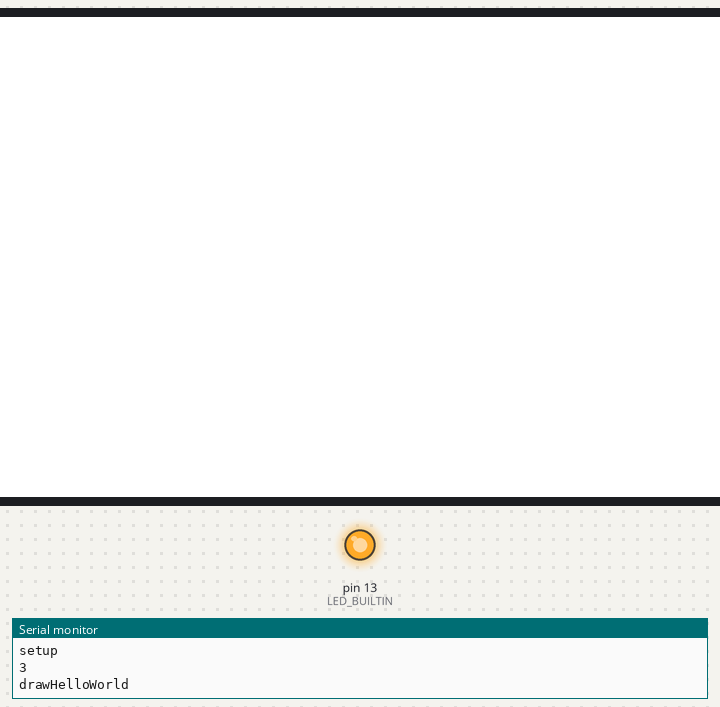
The sketch below on a simulated Arduino Uno, built for the host (arithmetic inside an expression is 32-bit, double 64-bit). On the bench: 480×800 colour display, output pins drawn as LEDs (lit = HIGH), the last lines printed to the serial monitor.

Above: at 0.1 s.
At 30.1 s:
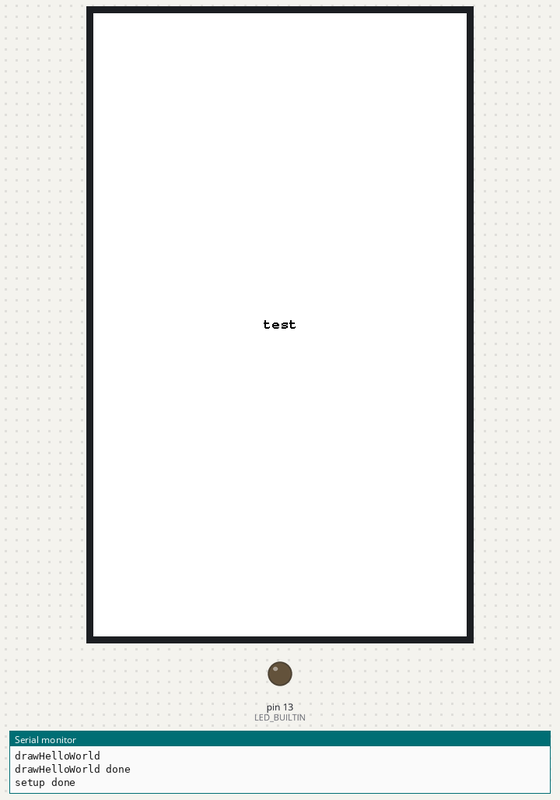
Timing chart, 0 to 31.6 s (numbered marks = the images above):
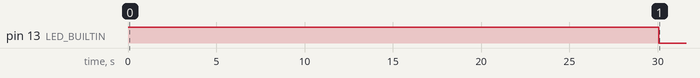

The sketch:

GxEPD_HelloWorld.ino
```cpp
#include <GxEPD.h>

// select the display class to use, only one
// #include <GxGDEW075T8/GxGDEW075T8.h>      // 7.5" b/w
// #include <GxGDEW075T7/GxGDEW075T7.h>      // 7.5" b/w 800x480
// #include <GxGDEW075Z09/GxGDEW075Z09.h>    // 7.5" b/w/r
#include <GxGDEW075Z08/GxGDEW075Z08.h>  // 7.5" b/w/r 800x480
// #include <GxGDEY075Z08/GxGDEY075Z08.h>    // 7.5" b/w/r 800x480

#include GxEPD_BitmapExamples

// FreeFonts from Adafruit_GFX
#include <Fonts/FreeMonoBold9pt7b.h>
#include <Fonts/FreeMonoBold12pt7b.h>
#include <Fonts/FreeMonoBold18pt7b.h>
#include <Fonts/FreeMonoBold24pt7b.h>

#include <GxIO/GxIO_SPI/GxIO_SPI.h>
#include <GxIO/GxIO.h>

GxIO_Class io(SPI, /*CS=5*/ 18, /*DC=*/20, /*RST=*/19);
GxEPD_Class display(io, /*RST=*/19, /*BUSY=*/1);

void setup() {
  SPI.end();
  SPI.begin(23, 21, 22, 18);

  pinMode(LED_BUILTIN, OUTPUT);
  digitalWrite(LED_BUILTIN, HIGH);
  Serial.begin(115200);
  Serial.println("------------");
  Serial.println("setup");

  display.init(115200);  // enable diagnostic output on Serial

  // test 1
  Serial.println("3");
  display.drawPaged(drawHelloWorld);

  display.powerDown();

  digitalWrite(LED_BUILTIN, LOW);

  Serial.println("setup done");
}

void loop(){};

const char HelloWorld[] = "test";

void drawHelloWorld() {
  Serial.println("drawHelloWorld");
  display.eraseDisplay();
  display.setRotation(1);
  display.setFont(&FreeMonoBold9pt7b);
  display.setTextColor(GxEPD_BLACK);
  int16_t tbx, tby;
  uint16_t tbw, tbh;
  display.getTextBounds(HelloWorld, 0, 0, &tbx, &tby, &tbw, &tbh);
  // center bounding box by transposition of origin:
  uint16_t x = ((display.width() - tbw) / 2) - tbx;
  uint16_t y = ((display.height() - tbh) / 2) - tby;
  display.fillScreen(GxEPD_WHITE);
  display.setCursor(x, y);
  display.print(HelloWorld);
  Serial.println("drawHelloWorld done");
}
```
